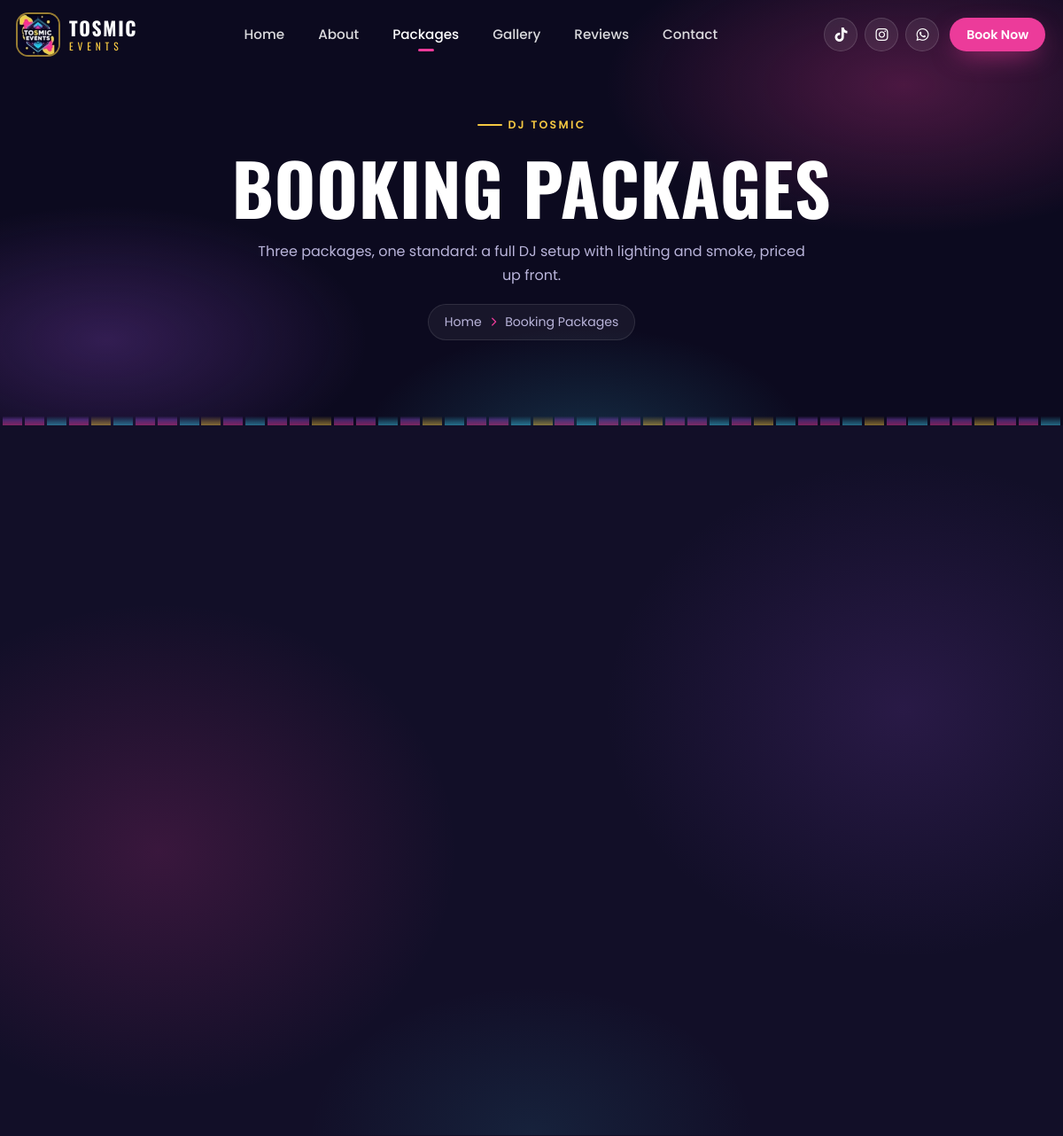
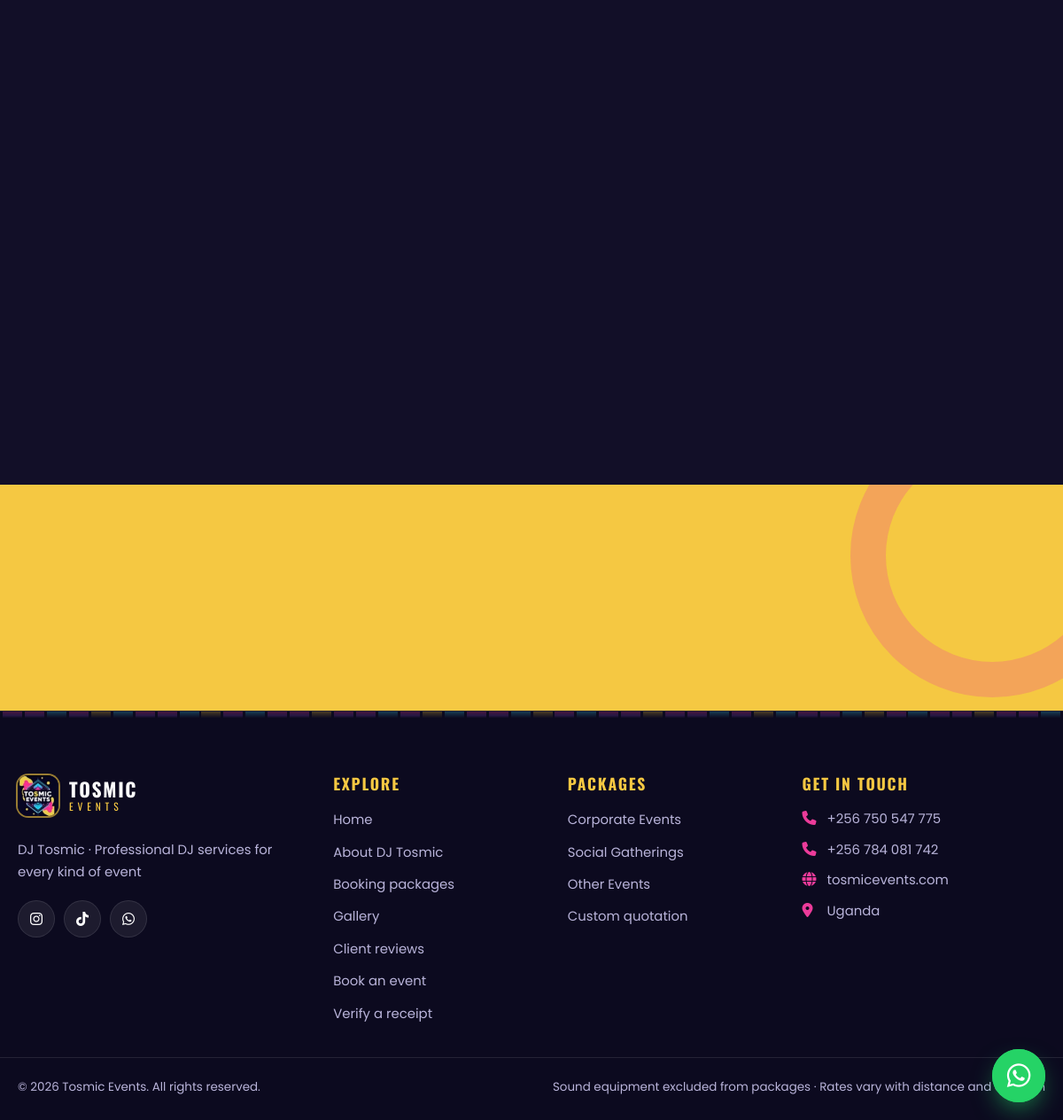
The page /packages.php on the database its author committed (2 pictures, top to bottom).
### tables this page shows
CREATE TABLE IF NOT EXISTS packages (
  id INT UNSIGNED AUTO_INCREMENT PRIMARY KEY,
  name VARCHAR(120) NOT NULL,
  tagline VARCHAR(255) NULL,
  price INT UNSIGNED NOT NULL DEFAULT 0,
  events TEXT NULL,
  image VARCHAR(255) NULL,
  is_featured TINYINT(1) NOT NULL DEFAULT 0,
  sort_order INT NOT NULL DEFAULT 0,
  is_active TINYINT(1) NOT NULL DEFAULT 1,
  created_at DATETIME NOT NULL DEFAULT CURRENT_TIMESTAMP
);

### includes/bootstrap.php (called while the page is built, shortened)
<?php
$CONFIG = require APP_ROOT . '/config.php';
function db(): PDO
{
    static $pdo = null;
    global $CONFIG;
    if ($pdo === null) {
        $dsn = sprintf('mysql:host=%s;port=%d;dbname=%s;charset=utf8mb4', $CONFIG['db_host'], $CONFIG['db_port'], $CONFIG['db_name']);
        $pdo = new PDO($dsn, $CONFIG['db_user'], $CONFIG['db_pass'], [
            PDO::ATTR_ERRMODE => PDO::ERRMODE_EXCEPTION,
            PDO::ATTR_DEFAULT_FETCH_MODE => PDO::FETCH_ASSOC,
            PDO::ATTR_EMULATE_PREPARES => false,
        ]);
    }
    return $pdo;
}
function q(string $sql, array $params = []): PDOStatement
{
    $st = db()->prepare($sql);
    $st->execute($params);
    return $st;
}
function base_url(): string
{
    static $base = null;
    if ($base !== null) return $base;
    $doc = str_replace('\\', '/', (string) realpath($_SERVER['DOCUMENT_ROOT'] ?? ''));
    $app = str_replace('\\', '/', (string) realpath(APP_ROOT));
    $rel = '';
    if ($doc !== '' && stripos($app, $doc) === 0) {
        $rel = substr($app, strlen($doc));
    }
    return $base = rtrim($rel, '/');
}
function url(string $path = ''): string
{
    $path = ltrim($path, '/');
    if (!preg_match('#^(assets|uploads)/#', $path)) {
        $path = preg_replace('#(^|/)index\.php(?=$|[?\#])#', '$1', $path);
        $path = preg_replace('#\.php(?=$|[?\#])#', '', $path);
    }
    return base_url() . '/' . $path;
}
function e($v): string
{
    return htmlspecialchars((string) ($v ?? ''), ENT_QUOTES | ENT_SUBSTITUTE, 'UTF-8');
}
function phone_href(string $phone): string
{
    return 'tel:' . preg_replace('/[^\d+]/', '', $phone);
}
function whatsapp_link(string $text = ''): string
{
    $num = preg_replace('/\D/', '', setting('whatsapp', ''));
    return 'https://wa.me/' . $num . ($text !== '' ? '?text=' . rawurlencode($text) : '');
}
function settings_all(): array
{
    static $cache = null;
    if ($cache === null) {
        $cache = [];
        foreach (q('SELECT skey, svalue FROM settings')->fetchAll() as $r) {
            $cache[$r['skey']] = $r['svalue'];
        }
    }
    return $cache;
}
function setting(string $key, string $default = ''): string
{
    $all = settings_all();
    return isset($all[$key]) && $all[$key] !== '' ? (string) $all[$key] : $default;
}

### includes/components.php (the view, shortened to what this page needs)
    <?php return ob_get_clean();
function page_hero(string $title, string $eyebrow, string $text = ''): string
{
    ob_start(); ?>
    <section class="page-hero">
      <div class="hero-glow" aria-hidden="true"></div>
      <div class="container page-hero-inner">
        <span class="eyebrow"><?= e($eyebrow) ?></span>
        <h1><?= e($title) ?></h1>
        <?php if ($text): ?><p><?= e($text) ?></p><?php endif; ?>
        <nav class="crumbs" aria-label="Breadcrumb"><a href="<?= e(url('index.php')) ?>">Home</a><i class="fa-solid fa-chevron-right"></i><span><?= e($title) ?></span></nav>
      </div>
      <div class="eq-bars" aria-hidden="true"><?php for ($i = 0; $i < 48; $i++): ?><span style="--i:<?= $i ?>"></span><?php endfor; ?></div>
    </section>
    <?php return ob_get_clean();
}
    ob_start(); ?>
    <?php return ob_get_clean();
function cta_band(): string
{
    ob_start(); ?>
    <section class="cta-band">
    </section>
    <?php return ob_get_clean();
}

### includes/footer.php (shortened to what this page needs)
</main>
<?php $footPackages = q('SELECT id, name FROM packages WHERE is_active = 1 ORDER BY sort_order, id')->fetchAll(); ?>
<footer class="site-footer">
  <div class="eq-bars eq-bars--footer" aria-hidden="true"><?php for ($i = 0; $i < 48; $i++): ?><span style="--i:<?= $i ?>"></span><?php endfor; ?></div>
  <div class="container footer-grid">
    <div class="footer-brand">
      <a href="<?= e(url('index.php')) ?>" class="brand">
        <img src="<?= e(url('assets/img/seed/logo.jpg')) ?>" alt="" width="54" height="54">
        <span class="brand-text"><strong>TOSMIC</strong><small>EVENTS</small></span>
      </a>
      <p><?= e(setting('tagline')) ?></p>
      <div class="socials">
        <?php if (setting('instagram')): ?><a href="https://instagram.com/<?= e(setting('instagram')) ?>" target="_blank" rel="noopener" aria-label="Instagram"><i class="fa-brands fa-instagram"></i></a><?php endif; ?>
        <?php if (setting('tiktok')): ?><a href="https://www.tiktok.com/@<?= e(setting('tiktok')) ?>" target="_blank" rel="noopener" aria-label="TikTok"><i class="fa-brands fa-tiktok"></i></a><?php endif; ?>
        <?php if (setting('whatsapp')): ?><a href="<?= e(whatsapp_link()) ?>" target="_blank" rel="noopener" aria-label="WhatsApp"><i class="fa-brands fa-whatsapp"></i></a><?php endif; ?>
      </div>
    </div>
    <div>
      <h4>Explore</h4>
      <ul class="footer-links">
        <li><a href="<?= e(url('index.php')) ?>">Home</a></li>
        <li><a href="<?= e(url('about.php')) ?>">About DJ Tosmic</a></li>
        <li><a href="<?= e(url('packages.php')) ?>">Booking packages</a></li>
        <li><a href="<?= e(url('gallery.php')) ?>">Gallery</a></li>
        <li><a href="<?= e(url('feedback.php')) ?>">Client reviews</a></li>
        <li><a href="<?= e(url('booking.php')) ?>">Book an event</a></li>
        <li><a href="<?= e(url('verify.php')) ?>">Verify a receipt</a></li>
      </ul>
    </div>
    <div>
      <h4>Packages</h4>
      <ul class="footer-links">
        <?php foreach ($footPackages as $fp): ?>
          <li><a href="<?= e(url('packages.php#package-' . $fp['id'])) ?>"><?= e($fp['name']) ?></a></li>
        <?php endforeach; ?>
        <li><a href="<?= e(url('booking.php?package=custom')) ?>">Custom quotation</a></li>
      </ul>
    </div>
    <div>
      <h4>Get in touch</h4>
      <ul class="footer-contact">
        <li><i class="fa-solid fa-phone"></i><a href="<?= e(phone_href(setting('phone1'))) ?>"><?= e(setting('phone1')) ?></a></li>
        <?php if (setting('phone2')): ?><li><i class="fa-solid fa-phone"></i><a href="<?= e(phone_href(setting('phone2'))) ?>"><?= e(setting('phone2')) ?></a></li><?php endif; ?>
        <?php if (setting('website')): ?><li><i class="fa-solid fa-globe"></i><span><?= e(setting('website')) ?></span></li><?php endif; ?>
        <?php if (setting('location')): ?><li><i class="fa-solid fa-location-dot"></i><span><?= e(setting('location')) ?></span></li><?php endif; ?>
      </ul>
    </div>
  </div>
  <div class="container footer-bottom">
    <span>&copy; <?= date('Y') ?> <?= e(setting('site_name', 'Tosmic Events')) ?>. All rights reserved.</span>
    <span>Sound equipment excluded from packages · Rates vary with distance and duration</span>
  </div>
</footer>
<?php if (setting('whatsapp')): ?>
<a class="wa-float" href="<?= e(whatsapp_link('Hello Tosmic Events, I would like to book DJ Tosmic.')) ?>" target="_blank" rel="noopener" aria-label="Chat on WhatsApp">
  <i class="fa-brands fa-whatsapp"></i>
</a>
<?php endif; ?>
</body>
</html>

### rows shown on the page
packages: name "Corporate Events"
packages: name "Social Gatherings"
packages: name "Other Events"

### other values the page prints
$label "Home"
$label "About"
$label "Packages"
$label "Gallery"
$label "Reviews"
$label "Contact"
$eyebrow "DJ TOSMIC"
$title "BOOKING PACKAGES"
$text "Three packages, one standard: a full DJ setup with lighting and smoke, priced up front."
$title "Booking Packages"
setting('tagline') "DJ Tosmic · Professional DJ services for every kind of event"
setting('phone1') "+256 750 547 775"
setting('phone2') "+256 784 081 742"
setting('website') "tosmicevents.com"
setting('location') "Uganda"
